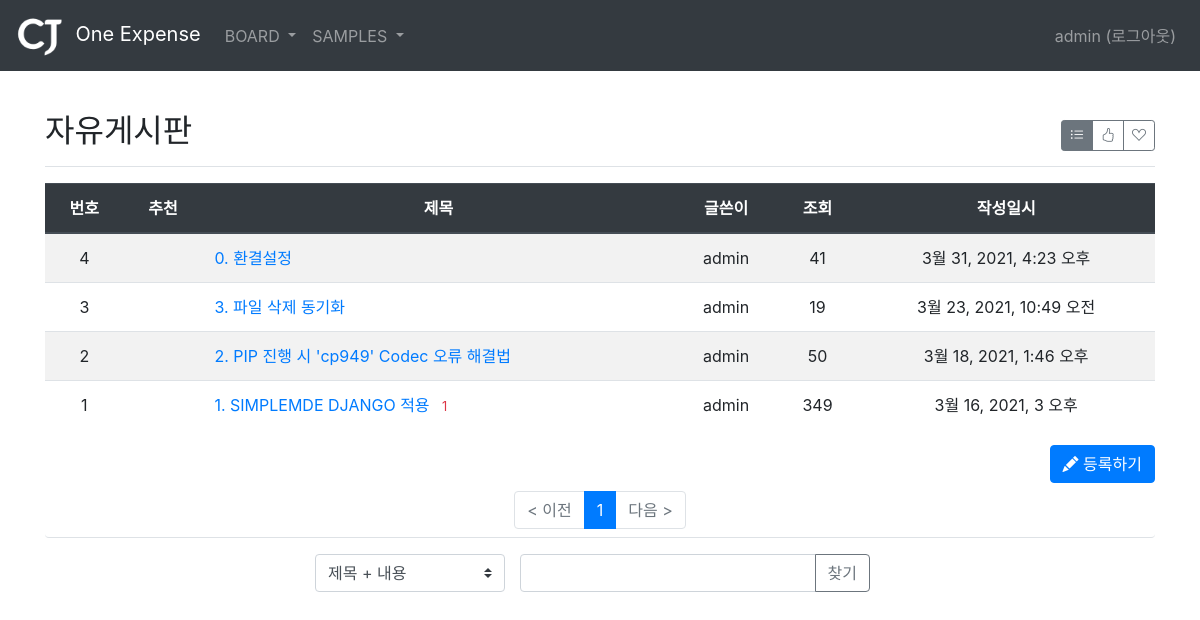
Page /board/board/2/ (signed in) on the committed database.
### common/models.py (models this page shows)
class Menu(models.Model):
    title = models.CharField(max_length=50)
    remark = models.TextField()
    sort_no = models.IntegerField()

### board/models.py (models this page shows, shortened)
class Board(models.Model):
    menu = models.ForeignKey(Menu, on_delete=models.CASCADE, related_name='menu_board')
    author = models.ForeignKey(User, on_delete=models.CASCADE, related_name='author_board')
    subject = models.CharField(max_length=200)
    content = models.TextField()
    hit_count = models.IntegerField(default=0)
    create_date = models.DateTimeField()
    modify_date = models.DateTimeField(null=True, blank=True)
    voter = models.ManyToManyField(User, related_name='voter_board')

### board/views/base_views.py (the view, shortened to what this page needs)
# urls.py: path('board/<int:menu_id>/', base_views.list, name='list'),
@login_required(login_url='common:login')
def list(request, menu_id):
    page = request.GET.get('page', '1')  # 페이지
    op = request.GET.get('op', 'a')  # 검색기준
    kw = request.GET.get('kw', '')  # 검색어
    so = request.GET.get('so', 'recent')  # 정렬기준
    if so == 'recommend':
        board_list = Board.objects.filter(menu=menu_id).annotate(num_voter=Count('voter')).order_by('-num_voter', '-create_date')
    elif so == 'popular':
        board_list = Board.objects.filter(menu=menu_id).annotate(num_reply=Count('reply')).order_by('-num_reply', '-create_date')
    else:  # recent
        board_list = Board.objects.filter(menu=menu_id).order_by('-create_date')
    paginator = Paginator(board_list, 10)  # 페이지당 10개씩 보여주기
    page_obj = paginator.get_page(page)
    menu = Menu.objects.get(id=menu_id)
    context = {'board_list': page_obj, 'page': page, 'kw': kw, 'so': so, 'op': op, 'menu': menu}
    return render(request, 'board/board_list.html', context)

### board/templatetags/board_filter.py (called while the page is built)
@register.filter
def sub(value, arg):
    return value - arg

### templates/board/board_list.html (shortened to what this page needs)
{% extends 'base.html' %}
{% load board_filter %}
{% block content %}
<div class="container my-3" style="padding-top:80px">
    <div class="d-flex justify-content-between flex-wrap flex-md-nowrap align-items-center pt-3 pb-2 mb-3 border-bottom py-2">
		<h1 class="h2">{{ menu.title }}</h1>
		<div class="btn-toolbar mb-2 mb-md-0">
            <div class="btn-group" role="group">
                <button type="button" class="btn btn-sm btn-outline-secondary so {% if so == 'recent' %}active{% endif %}" data-so="recent"  data-original-title="최신순">
                    <i class="bi bi-list-ul"></i>
                </button>
                <button type="button" class="btn btn-sm btn-outline-secondary so {% if so == 'recommend' %}active{% endif %}" data-so="recommend" data-original-title="추천순">
                    <i class="bi bi-hand-thumbs-up"></i>
                </button>
                <button type="button" class="btn btn-sm btn-outline-secondary so {% if so == 'popular' %}active{% endif %}" data-so="popular" data-original-title="인기순">
                    <i class="bi bi-suit-heart"></i>
                </button>
            </div>
		</div>
	</div>
    <table class="table table-striped">
        <thead>
        <tr class="text-center thead-dark">
            <th class="text-center">번호</th>
            <th class="text-center">추천</th>
            <th class="text-center">제목</th>
            <th class="text-center">글쓴이</th>
            <th class="text-center">조회</th>
            <th class="text-center">작성일시</th>
        </tr>
        </thead>
        <tbody>
        {% if board_list %}
        {% for board in board_list %}
        <tr class="text-center">
            <td>
                {{ board_list.paginator.count|sub:board_list.start_index|sub:forloop.counter0|add:1 }}
            </td>
            <td>
            </td>
            <td class="text-left">
                <a href="{% url 'board:detail' board.id %}">{{ board.subject }}</a>
                {% if board.reply_set.count > 0 %}
                <span class="text-danger small ml-2">{{ board.reply_set.count }}</span>
                {% endif %}
            </td>
            <td>{{ board.author.username }}</td>
            <td>{{ board.hit_count }}</td>
            <td>{{ board.create_date }}</td>
        </tr>
        {% endfor %}
        {% else %}
        <tr>
            <td colspan="6" class="text-center">게시물이 없습니다.</td>
        </tr>
        {% endif %}
        </tbody>
    </table>
    <div class="btn-toolbar justify-content-end">
        <a href="{% url 'board:board_create' menu.id %}" class="btn btn-primary"><i class="bi bi-pencil-fill"></i> 등록하기</a>
    </div>
    <ul class="pagination justify-content-center border-bottom py-2">
        {% if board_list.has_previous %}
        <li class="page-item">
           <a class="page-link" data-page="{{ board_list.previous_page_number }}" href="#">< 이전</a>
        </li>
        {% else %}
        <li class="page-item disabled">
            <a class="page-link" tabindex="-1" aria-disabled="true" href="#">< 이전</a>
        </li>
        {% endif %}
        {% for page_number in board_list.paginator.page_range %}
            {% if page_number >= board_list.number|add:-5 and page_number <= board_list.number|add:5 %}
                {% if page_number == board_list.number %}
                <li class="page-item active" aria-current="page">
                    <a class="page-link" data-page="{{ page_number }}" href="#">{{ page_number }}</a>
                </li>
                {% else %}
                <li class="page-item">
                    <a class="page-link" data-page="{{ page_number }}" href="#">{{ page_number }}</a>
                </li>
                {% endif %}
            {% endif %}
        {% endfor %}
        {% if board_list.has_next %}
        <li class="page-item">
            <a class="page-link" data-page="{{ board_list.next_page_number }}" href="#">다음 ></a>
        </li>
        {% else %}
        <li class="page-item disabled">
            <a class="page-link" tabindex="-1" aria-disabled="true" href="#">다음 ></a>
        </li>
        {% endif %}
    </ul>
    <div class="row justify-content-center my-3">
        <select id="options" class="col-2 custom-select d-block">
            <option value="a" {% if op == 'a' %}selected{% endif %}>제목 + 내용</option>
        </select>
        <div class="col-4 input-group">
            <input type="text" class="form-control kw" value="{{ kw|default_if_none:'' }}">
            <div class="input-group-append">
                <button class="btn btn-outline-secondary" type="button" id="btn_search">찾기</button>
            </div>
        </div>
    </div>
</div>
{% endblock %}

### templates/navbar.html (shortened to what this page needs)
{% load static %}
<header>
    <nav class="navbar navbar-expand-md navbar-dark fixed-top bg-dark">
        <a class="navbar-brand" href="/">
            <img src="{% static '/images/logo_cj_white.png' %}" class="img-fluid" style="height:45px; padding-right:5px"> One Expense
        </a>
        <div class="collapse navbar-collapse" id="navbarCollapse">
            <ul class="navbar-nav mr-auto">
                <li class="nav-item dropdown">
                    {% if user.is_authenticated %}
                    <a class="nav-link dropdown-toggle" href="{% url 'board:list' 1 %}" data-toggle="dropdown"> BOARD </a>
                    {% endif %}
                </li>
                <li class="nav-item dropdown">
                    {% if user.is_authenticated %}
                    <a class="nav-link dropdown-toggle" href="{% url 'board:list' 1 %}" data-toggle="dropdown"> SAMPLES </a>
                    {% endif %}
                </li>
            </ul>
            <ul class="navbar-nav">
                <li class="nav-item">
                    {% if user.is_authenticated %}
                    <a class="nav-link" href="{% url 'common:logout' %}">{{ user.username }} (로그아웃)</a>
                    {% else %}
                    <a class="nav-link" href="{% url 'common:login' %}">로그인</a>
                    {% endif %}
                </li>
            </ul>
        </div>
    </nav>
</header>

### rows in the picture
Menu: title "자유게시판"
Board: paginator.count|sub "4", subject "0. 환결설정", author.username "admin", hit_count "41", create_date "3월 31, 2021, 4:23 오후"
Board: paginator.count|sub "3", subject "3. 파일 삭제 동기화", author.username "admin", hit_count "19", create_date "3월 23, 2021, 10:49 오전"
Board: paginator.count|sub "2", subject "2. PIP 진행 시 'cp949' Codec 오류 해결법", author.username "admin", hit_count "50", create_date "3월 18, 2021, 1:46 오후"
Board: paginator.count|sub "1", subject "1. SIMPLEMDE DJANGO 적용", reply_set.count "1", author.username "admin", hit_count "349", create_date "3월 16, 2021, 3 오후"

### other values in the picture
{{ user.username }} "admin"
{{ page_number }} "1"
